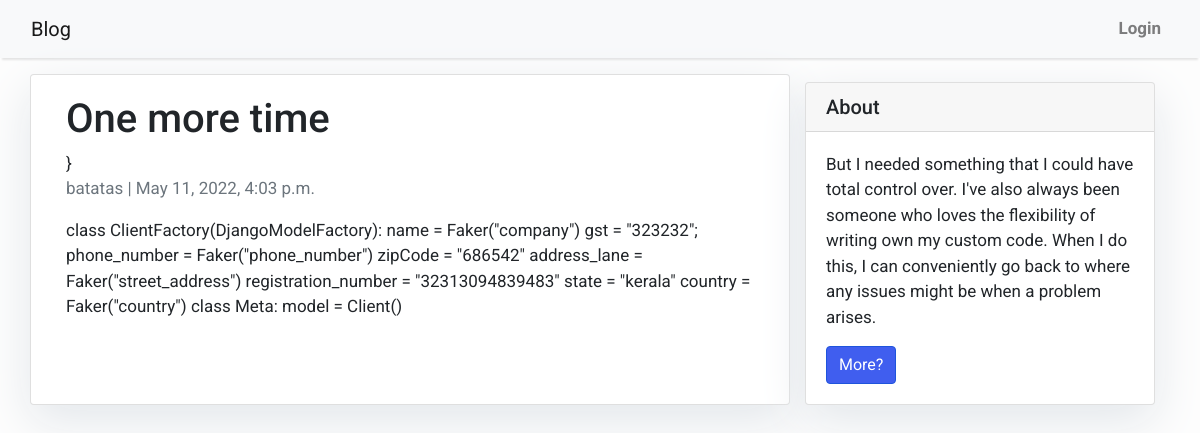
The app's page /blog/one-more-time/ with its own data.
### blog/models.py (models this page shows, shortened)
class Post(models.Model):
    title = models.CharField(max_length=200, unique=True)
    slug = models.SlugField(max_length=200, unique=True)
    author = models.ForeignKey(User, on_delete= models.CASCADE,related_name='blog_posts')
    updated_on = models.DateTimeField(auto_now= True)
    content = models.TextField()
    created_on = models.DateTimeField(auto_now_add=True)
    status = models.IntegerField(choices=STATUS, default=0)
    class Meta:
        ordering = ['-created_on']

### blog/views.py (the view)
# urls.py: path('<slug:slug>/', views.PostDetail.as_view(), name='post_detail'),
class PostDetail(generic.DetailView):
    model = Post
    template_name = 'post_detail.html'

### templates/post_detail.html (shortened to what this page needs)
{% extends 'base.html' %} {% block content %}
<div class="container">
  <div class="row">
    <div class="col-md-8 card mb-4  mt-3 left  top">
      <div class="card-body">
        <h1>{% block title %} {{ object.title }} {% endblock title %}</h1>
     }
        <p class=" text-muted">{{ post.author }} | {{ post.created_on }}</p>
        <p class="card-text ">{{ object.content | safe }}</p>
      </div>
    </div>
    {% block sidebar %} {% include 'sidebar.html' %} {% endblock sidebar %}
  </div>
</div>
{% endblock content %}

### templates/base.html (style rules this page uses)
body { font-family: "Roboto", sans-serif; font-size: 17px; background-color: #fdfdfd; }

### templates/sidebar.html (style rules this page uses)
.card { box-shadow: 0 16px 48px #E3E7EB; }

### records on screen
Post: title "One more time", author "batatas", created_on "May 11, 2022, 4:03 p.m.", content "class ClientFactory(DjangoModelFactory): name = Faker(\"company\") gst = \"323232\"; phone_number = Faker(\"phone_number\") zipCode = \"686542\" address_lane = Faker(\"street_address\") registration_number = \"32313094839483\" state = \"kerala\" country = Faker(\"country\") class Meta: model = Client()"
